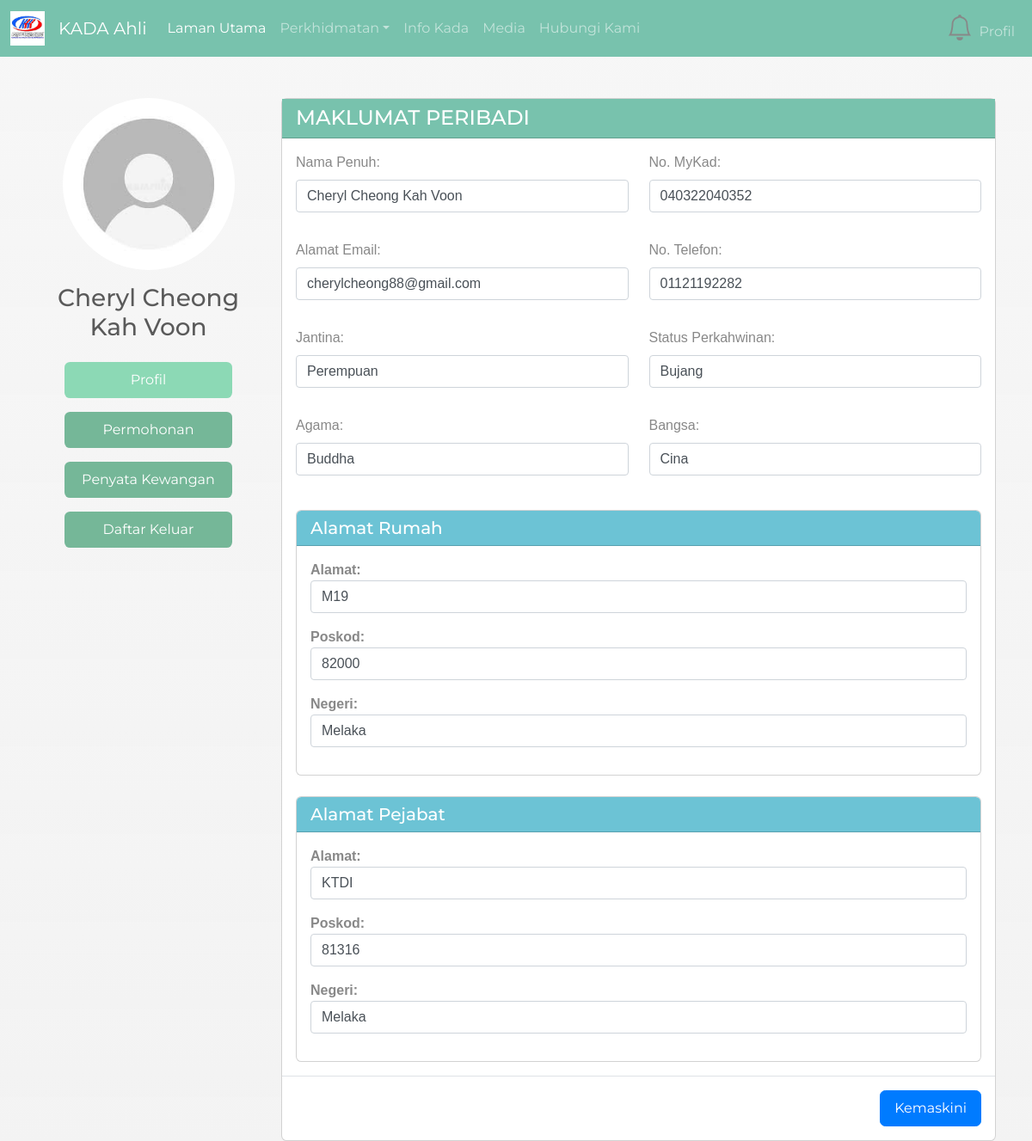
Screenshot of /profil.php (signed in) with the database file from the repository.
### tables this page shows
CREATE TABLE `tb_member` (
  `employeeID` int(4) NOT NULL,
  `memberName` varchar(255) NOT NULL,
  `email` varchar(255) DEFAULT NULL COMMENT 'Email address',
  `ic` varchar(20) NOT NULL,
  `maritalStatus` varchar(20) NOT NULL,
  `sex` varchar(10) DEFAULT NULL,
  `religion` varchar(50) DEFAULT NULL,
  `nation` varchar(50) DEFAULT NULL,
  `no_pf` varchar(50) DEFAULT NULL,
  `position` varchar(100) DEFAULT NULL COMMENT 'Job position',
  `phoneNumber` varchar(20) DEFAULT NULL COMMENT 'Primary contact number',
  `phoneHome` varchar(20) DEFAULT NULL COMMENT 'Home contact number',
  `monthlySalary` decimal(10,2) DEFAULT NULL COMMENT 'Monthly salary amount',
  `created_at` timestamp NOT NULL DEFAULT current_timestamp(),
  `updated_at` timestamp NOT NULL DEFAULT current_timestamp() ON UPDATE current_timestamp()
);

CREATE TABLE `tb_member_homeaddress` (
  `employeeID` int(4) NOT NULL,
  `homeAddress` varchar(255) NOT NULL,
  `homePostcode` int(10) NOT NULL,
  `homeState` varchar(20) NOT NULL
);

CREATE TABLE `tb_member_officeaddress` (
  `employeeID` int(4) NOT NULL,
  `officeAddress` varchar(255) NOT NULL,
  `officePostcode` int(10) NOT NULL,
  `officeState` varchar(20) NOT NULL
);

### profil.php (the view, shortened to what this page needs)
<?php
include "headermember.php";
include "dbconnect.php";
$employeeId = $_SESSION['employeeID'];
$sql = "SELECT m.*,
               h.homeAddress, h.homePostcode, h.homeState,
               o.officeAddress, o.officePostcode, o.officeState
        FROM tb_member m
        LEFT JOIN tb_member_homeaddress h ON m.employeeID = h.employeeID
        LEFT JOIN tb_member_officeaddress o ON m.employeeID = o.employeeID
        WHERE m.employeeID = ?";
$stmt = mysqli_prepare($conn, $sql);
mysqli_stmt_bind_param($stmt, "i", $employeeId);
mysqli_stmt_execute($stmt);
$result = mysqli_stmt_get_result($stmt);
$memberData = mysqli_fetch_assoc($result);
?>
    <div class="container mt-5">
        <div class="row">
            <div class="col-md-3">
                <div class="profile-sidebar text-center">
                    <div class="profile-image mb-4">
                        <img src="img/profile.jpeg" class="rounded-circle img-fluid" alt="Profile Picture" style="width: 200px; height: 200px; object-fit: cover;">
                        <h3 class=" mt-3"><?php echo isset($memberData['memberName']) ? $memberData['memberName'] : 'User'; ?></h3>
                    </div>
                    <div class="profile-nav d-flex flex-column gap-3">
                        <a href="profil.php" class="btn w-75 mx-auto" style="background-color: #8CD9B5; color: white;">
                            Profil
                        </a>
                        <a href="statuspermohonanloan.php" class="btn w-75 mx-auto" style="background-color: #75B798; color: white;">
                            Permohonan
                        </a>
                        <a href="penyatakewangan.php" class="btn w-75 mx-auto" style="background-color: #75B798; color: white;">
                        Penyata Kewangan
                        </a>
                        <a href="logout.php" class="btn w-75 mx-auto" style="background-color: #75B798; color: white;">
                            Daftar Keluar
                        </a>
                    </div>
                </div>
            </div>
            <div class="col-md-9">
                <div class="card">
                <form id="profileForm" method="POST" action="update_profil.php">
                    <div class="card-header bg-primary text-white">
                        <h4 class="mb-0">MAKLUMAT PERIBADI</h4>
                    </div>
                    <div class="card-body">
                        <div class="row mb-3">
                            <div class="col-md-6">
                                <label class="form-label">Nama Penuh:</label>
                                <p><input type="text" class="form-control" name="memberName" value="<?php echo htmlspecialchars($memberData['memberName']); ?>"readonly></p>
                            </div>
                            <div class="col-md-6">
                                <label class="form-label">No. MyKad:</label>
                                <p><input type="text" class="form-control" name="ic" value="<?php echo htmlspecialchars($memberData['ic']); ?>"readonly></p>
                            </div>
                        </div>
                        <div class="row mb-3">
                            <div class="col-md-6">
                                <label class="form-label">Alamat Email:</label>
                                <p><input type="text" class="form-control" name="email" value="<?php echo htmlspecialchars($memberData['email']); ?>"readonly></p>
                            </div>
                            <div class="col-md-6">
                                <label class="form-label">No. Telefon:</label>
                                <p><input type="text" class="form-control" name="phoneNumber" value="<?php echo htmlspecialchars($memberData['phoneNumber']); ?>"readonly></p>
                            </div>
                        </div>
                        <div class="row mb-3">
                            <div class="col-md-6">
                                <label class="form-label">Jantina:</label>
                                <p><input type="text" class="form-control" name="sex" value="<?php echo htmlspecialchars($memberData['sex']); ?>"readonly></p>
                            </div>
                            <div class="col-md-6">
                                <label class="form-label">Status Perkahwinan:</label>
                                <p><input type="text" class="form-control" name="maritalStatus" value="<?php echo htmlspecialchars($memberData['maritalStatus']); ?>"readonly></p>
                            </div>
                        </div>
                        <div class="row mb-3">
                            <div class="col-md-6">
                                <label class="form-label">Agama:</label>
                                <p><input type="text" class="form-control" name="religion" value="<?php echo htmlspecialchars($memberData['religion']); ?>"readonly></p>
                            </div>
                            <div class="col-md-6">
                                <label class="form-label">Bangsa:</label>
                                <p><input type="text" class="form-control" name="nation" value="<?php echo htmlspecialchars($memberData['nation']); ?>"readonly></p>
                            </div>
                        </div>
                        <div class="card mt-4">
                            <div class="card-header bg-info text-white">
                                <h5 class="mb-0">Alamat Rumah</h5>
                            </div>
                            <div class="card-body">
                                <p><strong>Alamat:</strong><input type="text" class="form-control" name="homeAddress" value="<?php echo htmlspecialchars($memberData['homeAddress']); ?>"readonly>
                                <p><strong>Poskod:</strong><input type="text" class="form-control" name="homePostcode" value="<?php echo htmlspecialchars($memberData['homePostcode']); ?>"readonly>
                                <p><strong>Negeri:</strong><input type="text" class="form-control" name="homeState" value="<?php echo htmlspecialchars($memberData['homeState']); ?>"readonly>
                            </div>
                        </div>
                        <div class="card mt-4">
                            <div class="card-header bg-info text-white">
                                <h5 class="mb-0">Alamat Pejabat</h5>
                            </div>
                            <div class="card-body">
                                <p><strong>Alamat:</strong><input type="text" class="form-control" name="officeAddress" value="<?php echo htmlspecialchars($memberData['officeAddress']); ?>"readonly>
                                <p><strong>Poskod:</strong><input type="text" class="form-control" name="officePostcode" value="<?php echo htmlspecialchars($memberData['officePostcode']); ?>"readonly>
                                <p><strong>Negeri:</strong><input type="text" class="form-control" name="officeState" value="<?php echo htmlspecialchars($memberData['officeState']); ?>"readonly>
                            </div>
                        </div>
                    </div>
                    <div class="card-footer text-end">
                        <button type="button" class="btn btn-primary" id="editButton" onclick="editProfile()">
                            <i class="fas fa-edit"></i> Kemaskini
                        </button>
                    </div>
                </form>
                </div>
            </div>
        </div>
    </div>

### headermember.php (style rules this page uses)
body { background: url('img/padi.jpg') no-repeat center center fixed; background-size: cover; position: relative; font-family: 'Poppins', sans-serif; min-height: 100vh; }
body::before { content: ''; position: fixed; top: 0; left: 0; right: 0; bottom: 0; background: linear-gradient(rgba(245, 245, 245, 0.85), rgba(240, 240, 240, 0.8)); z-index: -1; }

### profil.php (style rules this page uses)
.card-footer { background-color: transparent; border-top: 1px solid #dee2e6; padding: 1rem; }
.btn { padding: 0.5rem 1rem; margin-left: 0.5rem; }
.btn-primary { background-color: #007bff; border-color: #007bff; }
.form-control { display: block; width: 100%; padding: 0.375rem 0.75rem; font-size: 1rem; line-height: 1.5; color: #495057; background-color: #fff; border: 1px solid #ced4da; border-radius: 0.25rem; transition: border-color 0.15s ease-in-out, box-shadow 0.15s ease-in-out; }

### rows the page displays
tb_member: memberName "Cheryl Cheong Kah Voon", ic "040322040352", email "cherylcheong88@gmail.com", phoneNumber "01121192282", sex "Perempuan", maritalStatus "Bujang", religion "Buddha", nation "Cina", homeAddress "M19", homePostcode "82000", homeState "Melaka", officeAddress "KTDI", officePostcode "81316", officeState "Melaka"
